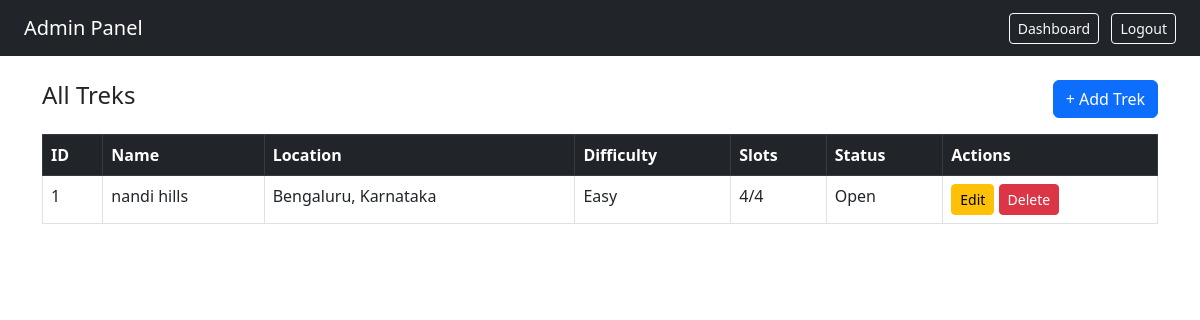
/admin/treks (signed in), run on an earlier commit of the app's database.
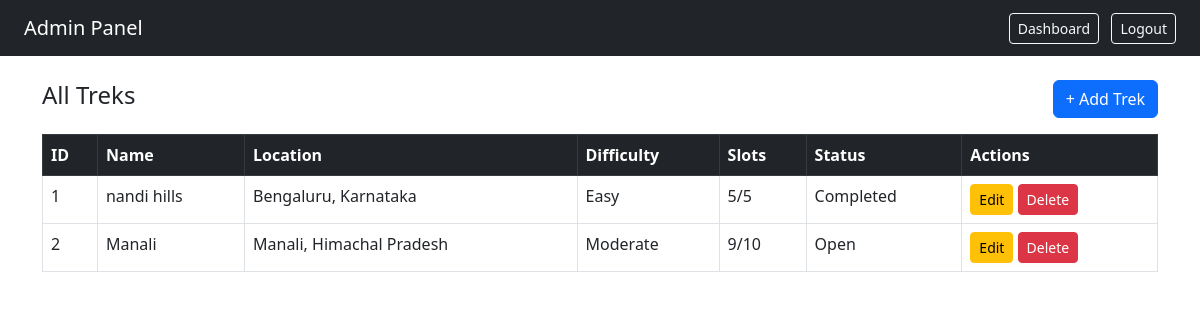
And on a later commit of the database.
### models.py (models this page shows)
class Trek(db.Model):
    id = db.Column(db.Integer, primary_key=True)
    name = db.Column(db.String(50), nullable=False)
    location = db.Column(db.String(100), nullable=False)
    difficulty = db.Column(db.String(50), nullable=False)
    duration = db.Column(db.String(50), nullable=False)
    total_slots = db.Column(db.Integer, nullable=False)
    available_slots = db.Column(db.Integer, nullable=False)
    assigned_staffid = db.Column(db.Integer, db.ForeignKey('user.id'), nullable=True)
    start_date = db.Column(db.Date, nullable=False)
    end_date = db.Column(db.Date, nullable=False)
    status = db.Column(db.String(50), nullable=False)
    price = db.Column(db.Float, nullable=False)
    bookings = db.relationship('Booking', backref='trek', lazy=True)

### routes.py (the view)
@app.route('/admin/treks')
@login_required
def admin_treks():
    if current_user.role !='admin':
        return redirect(url_for('login'))
    treks = Trek.query.all()
    return render_template('admin_treks.html', treks=treks)

### routes.py (called while the page is built)
@login_manager.user_loader
def load_user(user_id):
    return User.query.get(int(user_id))

### templates/admin_treks.html (shortened to what this page needs)
<!DOCTYPE html>
<html>
<head>
    <link rel="stylesheet" href="https://cdn.jsdelivr.net/npm/bootstrap@5.3.0/dist/css/bootstrap.min.css">
</head>
<body>
<nav class="navbar navbar-dark bg-dark px-4">
    <span class="navbar-brand">Admin Panel</span>
    <div>
        <a href="/admin/dashboard" class="btn btn-outline-light btn-sm me-2">Dashboard</a>
        <a href="/logout" class="btn btn-outline-light btn-sm">Logout</a>
    </div>
</nav>
<div class="container mt-4">
    <div class="d-flex justify-content-between align-items-center mb-3">
        <h4>All Treks</h4>
        <a href="/admin/trek/add" class="btn btn-primary">+ Add Trek</a>
    </div>
    <table class="table table-bordered">
        <thead class="table-dark">
            <tr>
                <th>ID</th>
                <th>Name</th>
                <th>Location</th>
                <th>Difficulty</th>
                <th>Slots</th>
                <th>Status</th>
                <th>Actions</th>
            </tr>
        </thead>
        <tbody>
            {% for trek in treks %}
            <tr>
                <td>{{ trek.id }}</td>
                <td>{{ trek.name }}</td>
                <td>{{ trek.location }}</td>
                <td>{{ trek.difficulty }}</td>
                <td>{{ trek.available_slots }}/{{ trek.total_slots }}</td>
                <td>{{ trek.status }}</td>
                <td>
                    <a href="/admin/trek/edit/{{ trek.id }}" class="btn btn-sm btn-warning">Edit</a>
                    <a href="/admin/trek/delete/{{ trek.id }}" class="btn btn-sm btn-danger"
                       onclick="return confirm('Delete this trek?')">Delete</a>
                </td>
            </tr>
            {% endfor %}
        </tbody>
    </table>
</div>
</body>
</html>

What changed in the data, as far as the page shows it:
changed Trek "nandi hills": available_slots "4" → "5"; total_slots "4" → "5"; status "Open" → "Completed"
added Trek: id "2", name "Manali", location "Manali, Himachal Pradesh", difficulty "Moderate", available_slots "9", total_slots "10", status "Open"
